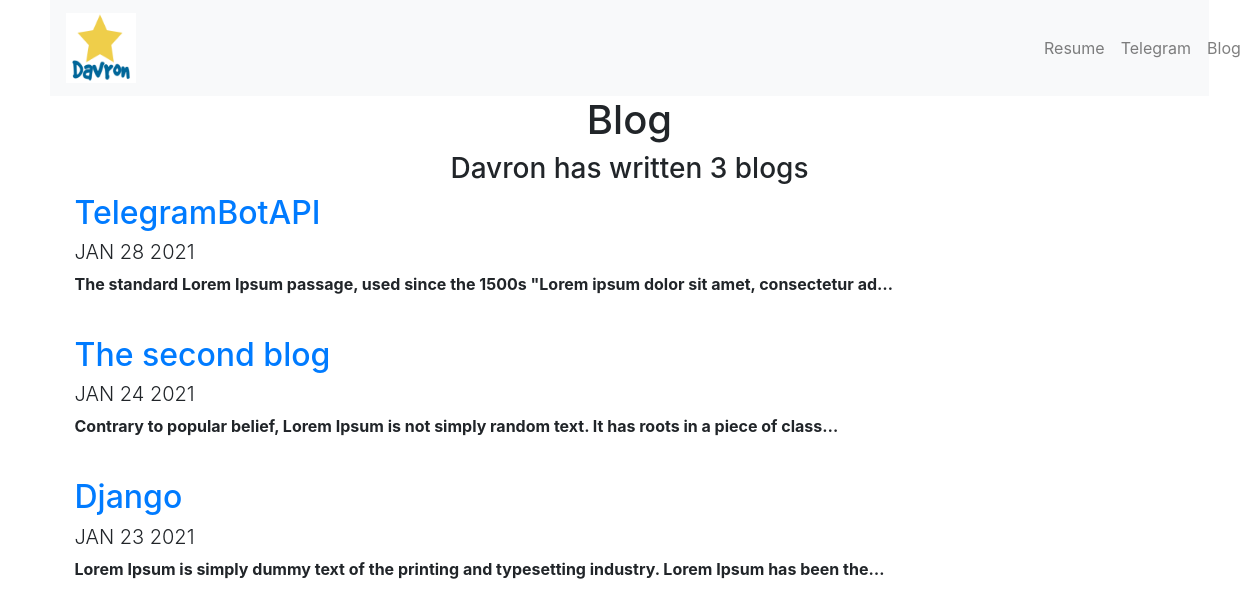
Screenshot of /blog/ with the database file from the repository.
### blog/models.py (models this page shows)
class Blog(models.Model):
    title = models.CharField(max_length=200)
    description = models.TextField()
    date = models.DateField()

### blog/views.py (the view)
# urls.py: path('', views.all_blogs, name='all_blogs'),
def all_blogs(request):
    blogs = Blog.objects.order_by('-date')
    return render(request, 'blog/all_blogs.html', {'blogs': blogs})

### blog/templates/blog/all_blogs.html
{% extends 'portfolio/base.html' %} {% block content %}
<div class="container">
    <h1 class="text-center">Blog</h1>
    <h3 class="text-center">Davron has written {{blogs.count}} blog{{blogs.count|pluralize}}</h3>
    {% for blog in blogs %}
    <a href="{% url 'blog:detail' blog.id %}">
        <h2>{{blog.title}}</h2>
    </a>
    <h5 class="font-weight-light">{{blog.date|date:'M d Y'|upper}}</h5>
    <p class="font-weight-bold">{{blog.description|striptags|truncatechars:100}}</p>
    <br> {% endfor %}
</div>
{% endblock %}

### portfolio/templates/portfolio/base.html (shortened to what this page needs)
{% load static %}
<!doctype html>
<html lang="en">
<head>
    <link rel="stylesheet" href="https://maxcdn.bootstrapcdn.com/bootstrap/4.0.0/css/bootstrap.min.css">
    <link rel="stylesheet" href="{% static 'portfolio/base_style.css' %}">
</head>
<body>
    <nav class="navbar navbar-expand-lg navbar-light bg-light">
        <a class="navbar-brand" href="{% url 'home' %}"><img src="{% static 'portfolio/logo.PNG' %}" alt="Logo" width="70" height="70"></a>
        <div class="collapse navbar-collapse" id="navbarSupportedContent">
            <ul class="navbar-nav my-2">
                <li class="nav-item">
                    <a class="nav-link" href="{% static 'portfolio/resume.pdf' %}">Resume</a>
                </li>
                <li class="nav-item">
                    <a class="nav-link" href="https://t.me/Davron_Normurodov">Telegram</a>
                </li>
                <li class="nav-item">
                    <a class="nav-link" href="{% url 'blog:all_blogs' %}">Blog</a>
                </li>
            </ul>
        </div>
    </nav>
    {% block content %} {% endblock %}
</body>
</html>

### portfolio/static/portfolio/base_style.css (style rules this page uses)
.navbar { margin-left: 50px; margin-right: 50px; background-color: red; }
.navbar-brand { margin-right: 900px; }

### rows the page displays
Blog: title "TelegramBotAPI", date "JAN 28 2021", description "The standard Lorem Ipsum passage, used since the 1500s \"Lorem ipsum dolor sit amet, consectetur ad…"
Blog: title "The second blog", date "JAN 24 2021", description "Contrary to popular belief, Lorem Ipsum is not simply random text. It has roots in a piece of class…"
Blog: title "Django", date "JAN 23 2021", description "Lorem Ipsum is simply dummy text of the printing and typesetting industry. Lorem Ipsum has been the…"

### other values shown
{{ blogs.count }} "3"
